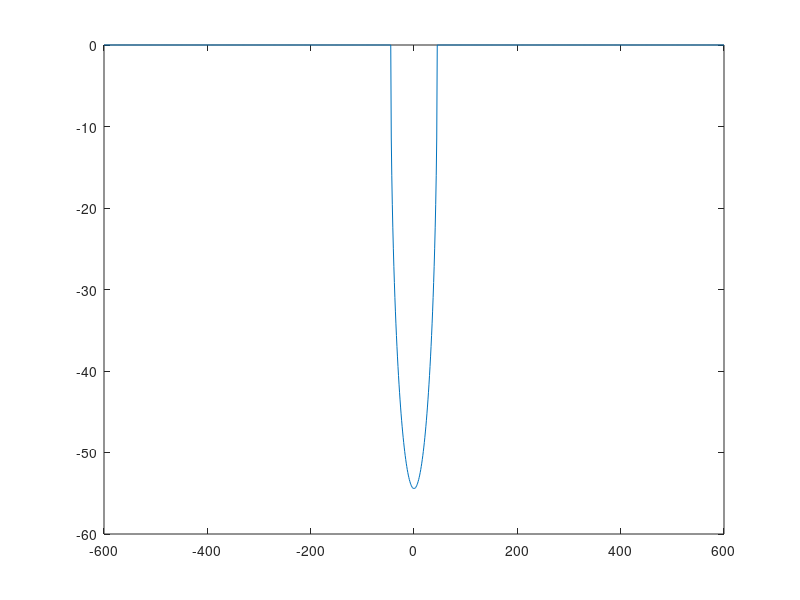

Write MATLAB code to recreate this figure.
% Testing isochrons
%   The P-to-S isochron is a parabola
%   The S-to-P isochron is a hyperbola

t0=10;
vp=4.5;
vs=8.0;
angle=24;

x0s=-600:600;

% ys=sqrt( (t0*vp + -x0s * sind(angle) *vp/vs).^2 + x0s.^2   );
% 
% plot(x0s,-ys)

A=vp*t0;
B=vp/vs;

NUM=x0s.^2-A.^2;
DEN=B.^2 - 1;

ys=sqrt( NUM / DEN);

plot(x0s,-ys)
